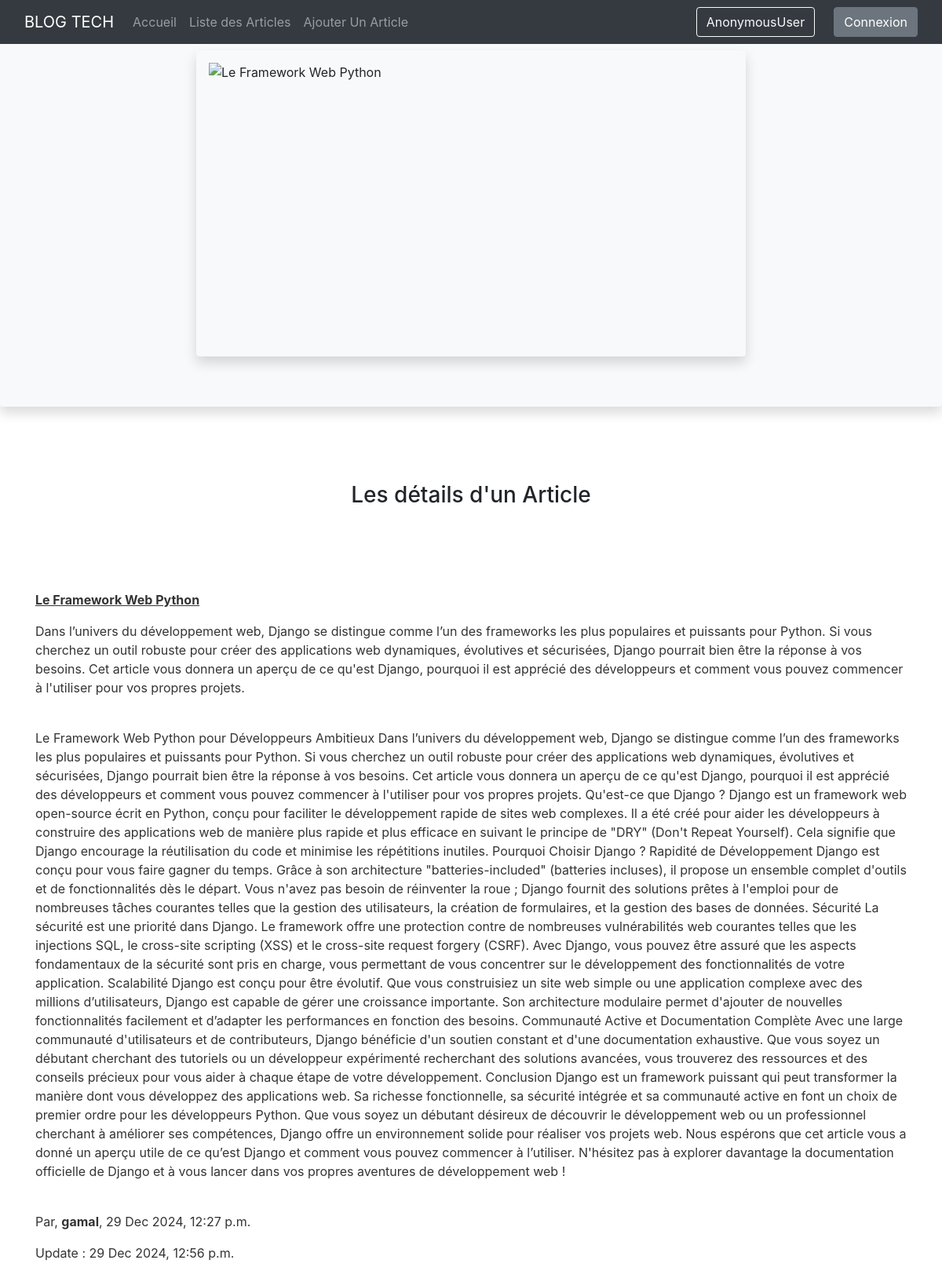
/blog/details/32/, run on the app's committed database.
### blog/models.py (models this page shows, shortened)
class Article(models.Model):
  title = models.CharField(max_length=100)
  summary = models.TextField(max_length=500)
  content = models.TextField()
  author = models.ForeignKey(User, on_delete=models.CASCADE, default=1)
  date_create = models.DateTimeField(auto_now_add=True)
  date_updat = models.DateTimeField(auto_now=True)
  image = CloudinaryField('image', null=True) #cloudinary

### blog/views.py (the view)
# urls.py: path('details/<int:id>/', views.details_views, name="page2"),
def details_views(request, id):
  article = get_object_or_404(Article, id=id)
  return render(request, "page_s/details_article.html", {"article":article})

### templates/page_s/details_article.html (shortened to what this page needs)
{% extends "base.html" %}
{% block content %}
{% include 'partials/navbar.html' %}
<div class="contai mb-5 mt-5">
  <div class="image-details shadow p-3 mb-5 bg-body-tertiary rounded">
    {% if article.image %}
      <img src="{{ article.image.url }}" alt="{{ article.title }}" class="img-fluid p-0 shadow p-3 mb-5 bg-body-tertiary rounded" style="width: 700px; height: 390px">
    {% else %}
      <p>Pas d'image</p>
    {% endif %}
  </div>
  <div class="pb-5">
    <h3 class="text-center pt-5">Les détails d'un Article</h3>
  </div>
  <div class="container">
    <div class="pt-5">
      <p><u><b> {{ article.title }} </b></u></p>
      <p>{{ article.summary }}</p></br>
      <p>{{ article.content }}</p></br>
      <p>Par, <strong>{{ article.author }}</strong>, {{ article.date_create|date:"d M Y, H:i a" }}
      <p>Update : {{ article.date_updat|date:"d M Y, H:i a" }}</p></br>
    </div>
  </div>
</div>
{% endblock %}

### static/css/style.css (style rules this page uses)
body { background: white; }
.image-details { display: flex; justify-content: center; align-items: center; height: 50%; }
.image-details img { width: 55%; height: 50%; margin: auto; }
p { color: rgba(0, 0, 0, 0.801); }

### data on the page
Article: title "Le Framework Web Python", summary "Dans l’univers du développement web, Django se distingue comme l’un des frameworks les plus populaires et puissants pour Python. Si vous cherchez un outil robuste pour créer des applications web dynamiques, évolutives et sécurisées, Django pourrait bien être la réponse à vos besoins. Cet article vous donnera un aperçu de ce qu'est Django, pourquoi il est apprécié des développeurs et comment vous pouvez commencer à l'utiliser pour vos propres projets.", content "Le Framework Web Python pour Développeurs Ambitieux Dans l’univers du développement web, Django se distingue comme l’un des frameworks les plus populaires et puissants pour Python. Si vous cherchez un outil robuste pour créer des applications web dynamiques, évolutives et sécurisées, Django pourrait bien être la réponse à vos besoins. Cet article vous donnera un aperçu de ce qu'est Django, pourquoi il est apprécié des développeurs et comment vous pouvez commencer à l'utiliser pour vos propres projets. Qu'est-ce que Django ? Django est un framework web open-source écrit en Python, conçu pour faciliter le développement rapide de sites web complexes. Il a été créé pour aider les développeurs à…", author "gamal", date_create "29 Dec 2024, 12:27 p.m.", date_updat "29 Dec 2024, 12:56 p.m."

### other printed values
{{ user }} "AnonymousUser"
